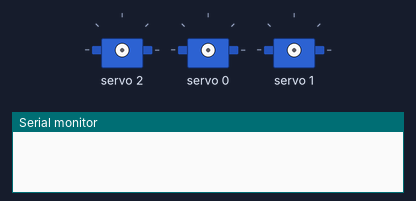
Simulated run of this sketch. Board: Arduino Uno, built with avr-gcc and run on an emulated ATmega328P. Shown: 3 × servo, the last lines printed to the serial monitor.

Above: at 0.1 s.
At 1.8 s:
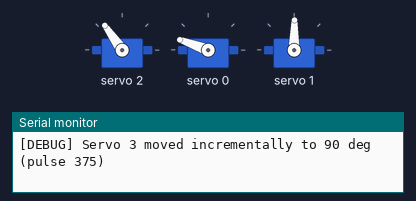
At 5.8 s:
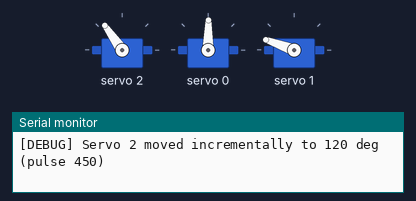
At 14.7 s:
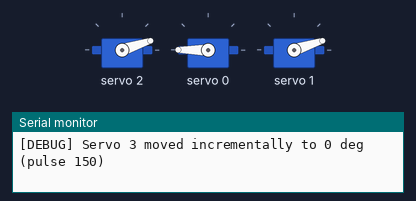
At 20.1 s:
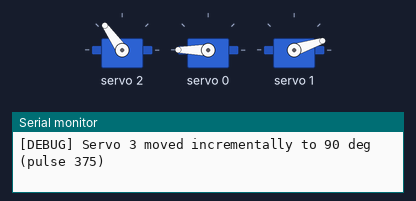
At 36.9 s:
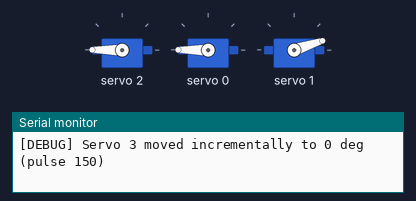
Timing chart, 0 to 40.0 s (numbered marks = the images above):
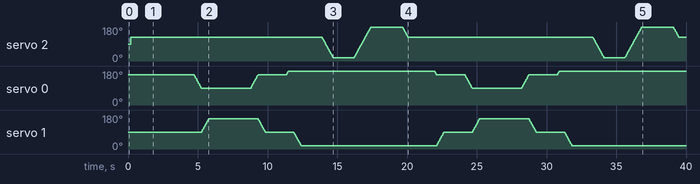

The sketch:

servo_i2c.ino
```cpp
#include <Wire.h>
#include <Adafruit_PWMServoDriver.h>

// Create a PCA9685 object
Adafruit_PWMServoDriver pwm = Adafruit_PWMServoDriver();

// Define the servo parameters
#define SERVOMIN 150  // Minimum pulse length count
#define SERVOMAX 600  // Maximum pulse length count
#define SERVO_FREQ 50 // Analog servos run at ~50 Hz
#define SERVO_STEP_DELAY_MS 8
#define POSE_DELAY_MS 1500
#define HEAD_CENTER_ANGLE 90

const uint8_t LEFT_ARM_SERVO_ID = 1;
const uint8_t RIGHT_ARM_SERVO_ID = 2;
const uint8_t HEAD_SERVO_ID = 3;

int lastAngleByChannel[16];

bool isHeadCentered()
{
    int headAngle = lastAngleByChannel[HEAD_SERVO_ID - 1];
    return headAngle == HEAD_CENTER_ANGLE;
}

bool moveServoById(uint8_t servoId, int angle)
{
    if (servoId < 1 || servoId > 16)
    {
        Serial.print("[ERROR] Invalid servo ID: ");
        Serial.println(servoId);
        return false;
    }

    int safeAngle = constrain(angle, 0, 180);
    if (safeAngle != angle)
    {
        Serial.print("[WARN] Angle out of range, clamped from ");
        Serial.print(angle);
        Serial.print(" to ");
        Serial.println(safeAngle);
    }

    uint8_t channel = servoId - 1;
    int startAngle = lastAngleByChannel[channel];

    if (startAngle < 0)
    {
        int pulse = map(safeAngle, 0, 180, SERVOMIN, SERVOMAX);
        pwm.setPWM(channel, 0, pulse);
        lastAngleByChannel[channel] = safeAngle;

        Serial.print("[DEBUG] Servo ");
        Serial.print(servoId);
        Serial.print(" first move -> ");
        Serial.print(safeAngle);
        Serial.print(" deg (pulse ");
        Serial.print(pulse);
        Serial.println(")");
        return true;
    }

    int stepDirection = (safeAngle >= startAngle) ? 1 : -1;
    for (int currentAngle = startAngle; currentAngle != safeAngle; currentAngle += stepDirection)
    {
        int pulse = map(currentAngle, 0, 180, SERVOMIN, SERVOMAX);
        pwm.setPWM(channel, 0, pulse);
        delay(SERVO_STEP_DELAY_MS);
    }

    int finalPulse = map(safeAngle, 0, 180, SERVOMIN, SERVOMAX);
    pwm.setPWM(channel, 0, finalPulse);
    lastAngleByChannel[channel] = safeAngle;

    Serial.print("[DEBUG] Servo ");
    Serial.print(servoId);
    Serial.print(" moved incrementally to ");
    Serial.print(safeAngle);
    Serial.print(" deg (pulse ");
    Serial.print(finalPulse);
    Serial.println(")");

    return true;
}

void moveLeftArm(int angle)
{
    if (!isHeadCentered())
    {
        Serial.println("[WARN] Left arm blocked: head is not centered");
        return;
    }

    int safeArmAngle = constrain(angle, 0, 120);
    int invertedAngle = 180 - safeArmAngle;
    moveServoById(LEFT_ARM_SERVO_ID, invertedAngle);
}

void moveRightArm(int angle)
{
    if (!isHeadCentered())
    {
        Serial.println("[WARN] Right arm blocked: head is not centered");
        return;
    }

    int safeArmAngle = constrain(angle, 0, 120);
    moveServoById(RIGHT_ARM_SERVO_ID, safeArmAngle);
}

void moveHead(int angle)
{
    moveServoById(HEAD_SERVO_ID, angle);
}

void setup()
{
    for (int i = 0; i < 16; i++)
    {
        lastAngleByChannel[i] = -1;
    }

    Serial.begin(115200);
    delay(200);
    Serial.println("[INFO] Servo IOC starting...");

    pwm.begin();
    pwm.setPWMFreq(SERVO_FREQ); // Set PWM frequency to 50 Hz
    Serial.println("[INFO] PCA9685 initialized");
    Serial.print("[INFO] Servo range: ");
    Serial.print(SERVOMIN);
    Serial.print(" to ");
    Serial.println(SERVOMAX);
    centerServos();
}

void centerServos()
{
    moveHead(HEAD_CENTER_ANGLE);
    delay(POSE_DELAY_MS);
    moveLeftArm(60);
    moveRightArm(60);
}

void loop()
{
    centerServos();

    delay(POSE_DELAY_MS);

    moveLeftArm(120);
    moveRightArm(120);

    delay(POSE_DELAY_MS);

    centerServos();

    delay(POSE_DELAY_MS);

    moveLeftArm(0);
    moveRightArm(0);

    delay(POSE_DELAY_MS);

    moveHead(0);

    delay(POSE_DELAY_MS);

    moveHead(180);

    delay(POSE_DELAY_MS);
}
```
